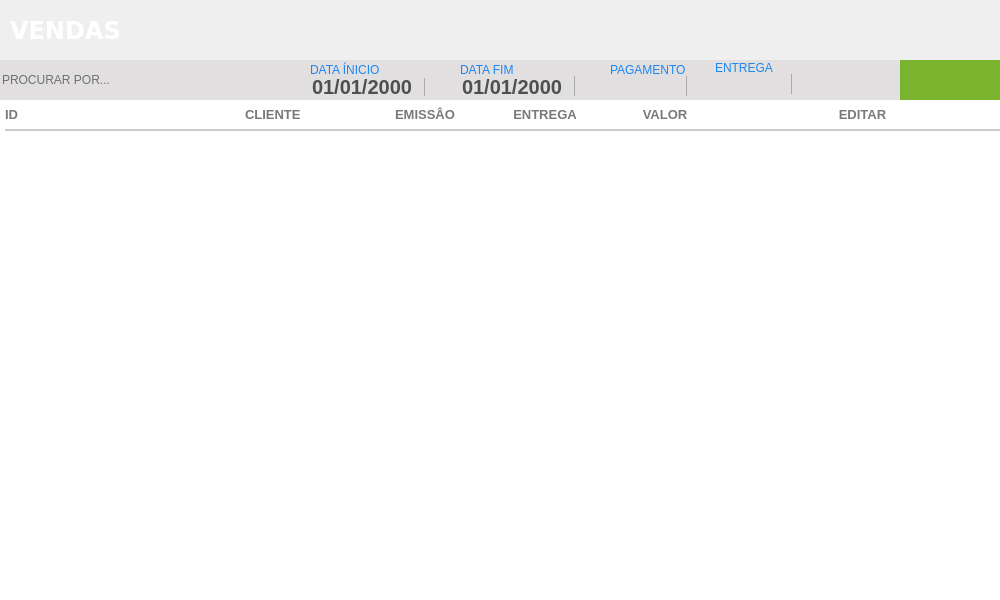
<?xml version="1.0" encoding="UTF-8"?>
<ui version="4.0">
 <class>ct_MainVendas</class>
 <widget class="QFrame" name="ct_MainVendas">
  <property name="geometry">
   <rect>
    <x>0</x>
    <y>0</y>
    <width>1000</width>
    <height>600</height>
   </rect>
  </property>
  <property name="windowTitle">
   <string>Frame</string>
  </property>
  <property name="styleSheet">
   <string notr="true">border:none</string>
  </property>
  <widget class="QFrame" name="frameMainVendas">
   <property name="geometry">
    <rect>
     <x>0</x>
     <y>0</y>
     <width>1000</width>
     <height>600</height>
    </rect>
   </property>
   <widget class="QFrame" name="fr_TopoMenuVendas">
    <property name="geometry">
     <rect>
      <x>0</x>
      <y>60</y>
      <width>1000</width>
      <height>40</height>
     </rect>
    </property>
    <property name="styleSheet">
     <string notr="true">background:#E1DFE0;
border: none;</string>
    </property>
    <widget class="QPushButton" name="bt_BuscaVendas">
     <property name="geometry">
      <rect>
       <x>820</x>
       <y>5</y>
       <width>30</width>
       <height>30</height>
      </rect>
     </property>
     <property name="font">
      <font>
       <family>Arial</family>
      </font>
     </property>
     <property name="cursor">
      <cursorShape>PointingHandCursor</cursorShape>
     </property>
     <property name="focusPolicy">
      <enum>Qt::NoFocus</enum>
     </property>
     <property name="contextMenuPolicy">
      <enum>Qt::NoContextMenu</enum>
     </property>
     <property name="toolTip">
      <string>BUSCAR</string>
     </property>
     <property name="styleSheet">
      <string notr="true"/>
     </property>
     <property name="text">
      <string/>
     </property>
    </widget>
    <widget class="QPushButton" name="bt_AddNovoVenda">
     <property name="geometry">
      <rect>
       <x>900</x>
       <y>0</y>
       <width>100</width>
       <height>40</height>
      </rect>
     </property>
     <property name="cursor">
      <cursorShape>PointingHandCursor</cursorShape>
     </property>
     <property name="focusPolicy">
      <enum>Qt::NoFocus</enum>
     </property>
     <property name="contextMenuPolicy">
      <enum>Qt::ActionsContextMenu</enum>
     </property>
     <property name="styleSheet">
      <string notr="true">QPushButton {
background-color: #7AB32E;
 }
QPushButton:hover{
background-color: #40a286
}</string>
     </property>
     <property name="text">
      <string/>
     </property>
    </widget>
    <widget class="QLineEdit" name="tx_BuscaNome">
     <property name="geometry">
      <rect>
       <x>0</x>
       <y>5</y>
       <width>300</width>
       <height>30</height>
      </rect>
     </property>
     <property name="font">
      <font>
       <family>Arial</family>
      </font>
     </property>
     <property name="focusPolicy">
      <enum>Qt::ClickFocus</enum>
     </property>
     <property name="styleSheet">
      <string notr="true">QLineEdit {
color: #000
}
</string>
     </property>
     <property name="placeholderText">
      <string>PROCURAR POR...</string>
     </property>
     <property name="clearButtonEnabled">
      <bool>true</bool>
     </property>
    </widget>
    <!-- <widget class="QPushButton" name="bt_PrintRelatVendas">
     <property name="geometry">
      <rect>
       <x>860</x>
       <y>5</y>
       <width>30</width>
       <height>30</height>
      </rect>
     </property>
     <property name="font">
      <font>
       <family>Arial</family>
      </font>
     </property>
     <property name="cursor">
      <cursorShape>PointingHandCursor</cursorShape>
     </property>
     <property name="focusPolicy">
      <enum>Qt::NoFocus</enum>
     </property>
     <property name="contextMenuPolicy">
      <enum>Qt::NoContextMenu</enum>
     </property>
     <property name="toolTip">
      <string>IMPRIMIR</string>
     </property>
     <property name="text">
      <string/>
     </property>
    </widget> -->
    <widget class="QDateEdit" name="dt_InicioVenda">
     <property name="geometry">
      <rect>
       <x>310</x>
       <y>16</y>
       <width>140</width>
       <height>20</height>
      </rect>
     </property>
     <property name="styleSheet">
      <string notr="true">QDateEdit {
background: #E1DFE0;
border: none;
font-family: &quot;Arial&quot;;
font-size: 20px;
font-weight: bold;
color: rgb(80,79,79)
}
 QDateEdit::drop-down {
     subcontrol-origin: padding;
     subcontrol-position: top right;
     width: 25px;
     border-left-width: 1px;
     border-left-color: darkgray;
     border-left-style: solid; /* just a single line */
     border-top-right-radius: 3px; /* same radius as the QComboBox */
     border-bottom-right-radius: 3px;
 }
QDateEdit::down-arrow {
     image: url(&quot;+self.resourcepath('Images/down.png')+&quot;);
 }</string>
     </property>
     <property name="displayFormat">
      <string>dd/MM/yyyy</string>
     </property>
     <property name="calendarPopup">
      <bool>true</bool>
     </property>
    </widget>
    <widget class="QLabel" name="lb_FormVenda_21">
     <property name="geometry">
      <rect>
       <x>310</x>
       <y>2</y>
       <width>120</width>
       <height>16</height>
      </rect>
     </property>
     <property name="styleSheet">
      <string notr="true">QLabel{
font-size: 12px;
font-family: &quot;Arial Unicode MS&quot;;

color:#1E87F0;
border: none;
}</string>
     </property>
     <property name="text">
      <string>DATA ÍNICIO</string>
     </property>
    </widget>
    <widget class="QLabel" name="lb_FormVenda_22">
     <property name="geometry">
      <rect>
       <x>460</x>
       <y>2</y>
       <width>120</width>
       <height>16</height>
      </rect>
     </property>
     <property name="styleSheet">
      <string notr="true">QLabel{
font-size: 12px;
font-family: &quot;Arial Unicode MS&quot;;

color:#1E87F0;
border: none;
}</string>
     </property>
     <property name="text">
      <string>DATA FIM</string>
     </property>
    </widget>
    <widget class="QDateEdit" name="dt_FimVenda">
     <property name="geometry">
      <rect>
       <x>460</x>
       <y>16</y>
       <width>140</width>
       <height>20</height>
      </rect>
     </property>
     <property name="styleSheet">
      <string notr="true">QDateEdit {
background: #E1DFE0;
border: none;
font-family: &quot;Arial&quot;;
font-size: 20px;
font-weight: bold;
color: rgb(80,79,79)
}
 QDateEdit::drop-down {
     subcontrol-origin: padding;
     subcontrol-position: top right;
     width: 25px;
     border-left-width: 1px;
     border-left-color: darkgray;
     border-left-style: solid; /* just a single line */
     border-top-right-radius: 3px; /* same radius as the QComboBox */
     border-bottom-right-radius: 3px;
 }
QDateEdit::down-arrow {
     image: url(&quot;+self.resourcepath('Images/down.png')+&quot;);
 }</string>
     </property>
     <property name="displayFormat">
      <string>dd/MM/yyyy</string>
     </property>
     <property name="calendarPopup">
      <bool>true</bool>
     </property>
    </widget>
    <widget class="QLabel" name="lb_FormVenda_29">
     <property name="geometry">
      <rect>
       <x>610</x>
       <y>2</y>
       <width>95</width>
       <height>16</height>
      </rect>
     </property>
     <property name="styleSheet">
      <string notr="true">QLabel{
font-size: 12px;
font-family: &quot;Arial Unicode MS&quot;;

color:#1E87F0;
border: none;
}</string>
     </property>
     <property name="text">
      <string>PAGAMENTO</string>
     </property>
    </widget>
    <widget class="QComboBox" name="cb_pagamento">
     <property name="geometry">
      <rect>
       <x>610</x>
       <y>16</y>
       <width>95</width>
       <height>20</height>
      </rect>
     </property>
     <property name="styleSheet">
      <string notr="true">QComboBox{
background: #E1DFE0;
border: none;
font-family: &quot;Arial&quot;;
font-size: 11px;
font-weight: bold;
color: rgb(80,79,79)
}
 QComboBox::drop-down {
     subcontrol-origin: padding;
     subcontrol-position: top right;
     width: 18px;
     border-left-width: 1px;
     border-left-color: darkgray;
     border-left-style: solid; /* just a single line */
     border-top-right-radius: 3px; /* same radius as the QComboBox */
     border-bottom-right-radius: 3px;
 }
QComboBox::down-arrow {
     image: url(&quot;+self.resourcepath('Images/down.png')+&quot;);
 }
</string>
     </property>
    </widget>
    <widget class="QLabel" name="lb_FormVenda_30">
     <property name="geometry">
      <rect>
       <x>715</x>
       <y>0</y>
       <width>95</width>
       <height>16</height>
      </rect>
     </property>
     <property name="styleSheet">
      <string notr="true">QLabel{
font-size: 12px;
font-family: &quot;Arial Unicode MS&quot;;

color:#1E87F0;
border: none;
}</string>
     </property>
     <property name="text">
      <string>ENTREGA</string>
     </property>
    </widget>
    <widget class="QComboBox" name="cb_entrega">
     <property name="geometry">
      <rect>
       <x>715</x>
       <y>14</y>
       <width>95</width>
       <height>20</height>
      </rect>
     </property>
     <property name="styleSheet">
      <string notr="true">QComboBox{
background: #E1DFE0;
border: none;
font-family: &quot;Arial&quot;;
font-size: 11px;
font-weight: bold;
color: rgb(80,79,79)
}
 QComboBox::drop-down {
     subcontrol-origin: padding;
     subcontrol-position: top right;
     width: 18px;
     border-left-width: 1px;
     border-left-color: darkgray;
     border-left-style: solid; /* just a single line */
     border-top-right-radius: 3px; /* same radius as the QComboBox */
     border-bottom-right-radius: 3px;
 }
QComboBox::down-arrow {
     image: url(&quot;+self.resourcepath('Images/down.png')+&quot;);
 }
</string>
     </property>
    </widget>
   </widget>
   <widget class="QFrame" name="ct_containerVendas">
    <property name="geometry">
     <rect>
      <x>0</x>
      <y>100</y>
      <width>1000</width>
      <height>500</height>
     </rect>
    </property>
    <property name="styleSheet">
     <string notr="true">border: none</string>
    </property>
    <widget class="QTableWidget" name="tb_Vendas">
     <property name="geometry">
      <rect>
       <x>0</x>
       <y>0</y>
       <width>1000</width>
       <height>500</height>
      </rect>
     </property>
     <property name="cursor" stdset="0">
      <cursorShape>PointingHandCursor</cursorShape>
     </property>
     <property name="focusPolicy">
      <enum>Qt::WheelFocus</enum>
     </property>
     <property name="styleSheet">
      <string notr="true">QTableView{
color: #797979;
font-weight: bold;
font-size: 13px;
background: #FFF;
padding: 0 0 0 5px;
}
QHeaderView:section{
background: #FFF;
padding: 5px 0 ;
font-size: 13px;
font-family: &quot;Arial&quot;;
font-weight: bold;
color: #797979;
border: none;
border-bottom: 2px solid #CCC;
}
QTableView::item {
border-bottom: 2px solid #CCC;
padding: 2px;
}

</string>
     </property>
     <property name="frameShape">
      <enum>QFrame::NoFrame</enum>
     </property>
     <property name="frameShadow">
      <enum>QFrame::Plain</enum>
     </property>
     <property name="autoScrollMargin">
      <number>20</number>
     </property>
     <property name="editTriggers">
      <set>QAbstractItemView::NoEditTriggers</set>
     </property>
     <property name="tabKeyNavigation">
      <bool>false</bool>
     </property>
     <property name="showDropIndicator" stdset="0">
      <bool>false</bool>
     </property>
     <property name="dragDropOverwriteMode">
      <bool>false</bool>
     </property>
     <property name="selectionMode">
      <enum>QAbstractItemView::NoSelection</enum>
     </property>
     <property name="selectionBehavior">
      <enum>QAbstractItemView::SelectRows</enum>
     </property>
     <property name="textElideMode">
      <enum>Qt::ElideMiddle</enum>
     </property>
     <property name="showGrid">
      <bool>false</bool>
     </property>
     <property name="cornerButtonEnabled">
      <bool>false</bool>
     </property>
     <property name="rowCount">
      <number>0</number>
     </property>
     <attribute name="horizontalHeaderDefaultSectionSize">
      <number>120</number>
     </attribute>
     <attribute name="horizontalHeaderStretchLastSection">
      <bool>true</bool>
     </attribute>
     <attribute name="verticalHeaderVisible">
      <bool>false</bool>
     </attribute>
     <attribute name="verticalHeaderCascadingSectionResizes">
      <bool>true</bool>
     </attribute>
     <attribute name="verticalHeaderDefaultSectionSize">
      <number>50</number>
     </attribute>
     <column>
      <property name="text">
       <string>ID</string>
      </property>
      <property name="font">
       <font>
        <family>Segoe UI</family>
        <pointsize>10</pointsize>
        <weight>75</weight>
        <bold>true</bold>
       </font>
      </property>
      <property name="textAlignment">
       <set>AlignLeading|AlignVCenter</set>
      </property>
      <property name="background">
       <color alpha="0">
        <red>0</red>
        <green>0</green>
        <blue>0</blue>
       </color>
      </property>
      <property name="foreground">
       <brush brushstyle="SolidPattern">
        <color alpha="255">
         <red>80</red>
         <green>79</green>
         <blue>79</blue>
        </color>
       </brush>
      </property>
     </column>
     <column>
      <property name="text">
       <string/>
      </property>
     </column>
     <column>
      <property name="text">
       <string>CLIENTE</string>
      </property>
      <property name="font">
       <font>
        <family>Segoe UI</family>
        <pointsize>10</pointsize>
        <weight>75</weight>
        <bold>true</bold>
       </font>
      </property>
      <property name="textAlignment">
       <set>AlignLeading|AlignVCenter</set>
      </property>
      <property name="foreground">
       <brush brushstyle="SolidPattern">
        <color alpha="255">
         <red>80</red>
         <green>79</green>
         <blue>79</blue>
        </color>
       </brush>
      </property>
     </column>
     <column>
      <property name="text">
       <string>EMISSÂO</string>
      </property>
      <property name="font">
       <font>
        <family>Segoe UI</family>
        <pointsize>10</pointsize>
        <weight>75</weight>
        <bold>true</bold>
       </font>
      </property>
      <property name="textAlignment">
       <set>AlignCenter</set>
      </property>
      <property name="foreground">
       <brush brushstyle="SolidPattern">
        <color alpha="255">
         <red>80</red>
         <green>79</green>
         <blue>79</blue>
        </color>
       </brush>
      </property>
     </column>
     <column>
      <property name="text">
       <string>ENTREGA</string>
      </property>
      <property name="font">
       <font>
        <family>Segoe UI</family>
        <pointsize>10</pointsize>
        <weight>75</weight>
        <bold>true</bold>
       </font>
      </property>
      <property name="textAlignment">
       <set>AlignCenter</set>
      </property>
      <property name="foreground">
       <brush brushstyle="SolidPattern">
        <color alpha="255">
         <red>80</red>
         <green>79</green>
         <blue>79</blue>
        </color>
       </brush>
      </property>
     </column>
     <column>
      <property name="text">
       <string>VALOR</string>
      </property>
      <property name="font">
       <font>
        <family>Segoe UI</family>
        <pointsize>10</pointsize>
        <weight>75</weight>
        <bold>true</bold>
       </font>
      </property>
      <property name="textAlignment">
       <set>AlignCenter</set>
      </property>
      <property name="foreground">
       <brush brushstyle="SolidPattern">
        <color alpha="255">
         <red>80</red>
         <green>79</green>
         <blue>79</blue>
        </color>
       </brush>
      </property>
     </column>
     <column>
      <property name="text">
       <string>EDITAR</string>
      </property>
      <property name="font">
       <font>
        <family>Segoe UI</family>
        <pointsize>10</pointsize>
        <weight>75</weight>
        <bold>true</bold>
       </font>
      </property>
      <property name="textAlignment">
       <set>AlignCenter</set>
      </property>
     </column>
    </widget>
   </widget>
   <widget class="QFrame" name="fr_TituloVendas">
    <property name="geometry">
     <rect>
      <x>0</x>
      <y>0</y>
      <width>1000</width>
      <height>60</height>
     </rect>
    </property>
    <property name="styleSheet">
     <string notr="true">border: none</string>
    </property>
    <widget class="QLabel" name="lb_tituloVendas">
     <property name="geometry">
      <rect>
       <x>10</x>
       <y>15</y>
       <width>200</width>
       <height>30</height>
      </rect>
     </property>
     <property name="font">
      <font>
       <family>DejaVu Sans</family>
       <pointsize>18</pointsize>
       <weight>75</weight>
       <bold>true</bold>
      </font>
     </property>
     <property name="styleSheet">
      <string notr="true">color: #FFF</string>
     </property>
     <property name="text">
      <string>VENDAS</string>
     </property>
    </widget>
   </widget>
   <zorder>ct_containerVendas</zorder>
   <zorder>fr_TopoMenuVendas</zorder>
   <zorder>fr_TituloVendas</zorder>
  </widget>
 </widget>
 <resources/>
 <connections/>
</ui>
